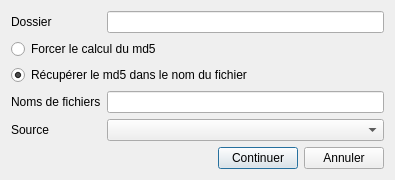
<?xml version="1.0" encoding="UTF-8"?>
<ui version="4.0">
 <class>md5Fix</class>
 <widget class="QDialog" name="md5Fix">
  <property name="geometry">
   <rect>
    <x>0</x>
    <y>0</y>
    <width>395</width>
    <height>167</height>
   </rect>
  </property>
  <property name="windowTitle">
   <string>Réparateur de liste noire</string>
  </property>
  <property name="windowIcon">
   <iconset resource="../resources.qrc">
    <normaloff>:/images/icon.ico</normaloff>:/images/icon.ico</iconset>
  </property>
  <layout class="QFormLayout" name="formLayout">
   <property name="fieldGrowthPolicy">
    <enum>QFormLayout::AllNonFixedFieldsGrow</enum>
   </property>
   <item row="0" column="0">
    <widget class="QLabel" name="label">
     <property name="text">
      <string>Dossier</string>
     </property>
    </widget>
   </item>
   <item row="0" column="1">
    <widget class="QLineEdit" name="lineFolder"/>
   </item>
   <item row="3" column="0">
    <widget class="QLabel" name="label_2">
     <property name="text">
      <string>Noms de fichiers</string>
     </property>
    </widget>
   </item>
   <item row="3" column="1">
    <widget class="QLineEdit" name="lineFilename"/>
   </item>
   <item row="4" column="0">
    <widget class="QLabel" name="label_4">
     <property name="text">
      <string>Source</string>
     </property>
    </widget>
   </item>
   <item row="4" column="1">
    <widget class="QComboBox" name="comboSource"/>
   </item>
   <item row="5" column="0" colspan="2">
    <layout class="QHBoxLayout" name="horizontalLayout_4">
     <item>
      <spacer name="horizontalSpacer">
       <property name="orientation">
        <enum>Qt::Horizontal</enum>
       </property>
       <property name="sizeHint" stdset="0">
        <size>
         <width>40</width>
         <height>20</height>
        </size>
       </property>
      </spacer>
     </item>
     <item>
      <widget class="QPushButton" name="buttonContinue">
       <property name="text">
        <string>Continuer</string>
       </property>
      </widget>
     </item>
     <item>
      <widget class="QPushButton" name="buttonCancel">
       <property name="text">
        <string>Annuler</string>
       </property>
      </widget>
     </item>
    </layout>
   </item>
   <item row="1" column="0" colspan="2">
    <widget class="QRadioButton" name="radioForce">
     <property name="text">
      <string>Forcer le calcul du md5</string>
     </property>
    </widget>
   </item>
   <item row="2" column="0" colspan="2">
    <widget class="QRadioButton" name="radioFilename">
     <property name="text">
      <string>Récupérer le md5 dans le nom du fichier</string>
     </property>
     <property name="checked">
      <bool>true</bool>
     </property>
    </widget>
   </item>
  </layout>
 </widget>
 <tabstops>
  <tabstop>lineFolder</tabstop>
  <tabstop>radioForce</tabstop>
  <tabstop>radioFilename</tabstop>
  <tabstop>lineFilename</tabstop>
  <tabstop>comboSource</tabstop>
  <tabstop>buttonContinue</tabstop>
  <tabstop>buttonCancel</tabstop>
 </tabstops>
 <resources>
  <include location="../resources.qrc"/>
 </resources>
 <connections>
  <connection>
   <sender>radioFilename</sender>
   <signal>toggled(bool)</signal>
   <receiver>label_2</receiver>
   <slot>setEnabled(bool)</slot>
   <hints>
    <hint type="sourcelabel">
     <x>41</x>
     <y>69</y>
    </hint>
    <hint type="destinationlabel">
     <x>38</x>
     <y>90</y>
    </hint>
   </hints>
  </connection>
  <connection>
   <sender>radioFilename</sender>
   <signal>toggled(bool)</signal>
   <receiver>lineFilename</receiver>
   <slot>setEnabled(bool)</slot>
   <hints>
    <hint type="sourcelabel">
     <x>295</x>
     <y>73</y>
    </hint>
    <hint type="destinationlabel">
     <x>291</x>
     <y>89</y>
    </hint>
   </hints>
  </connection>
 </connections>
</ui>
